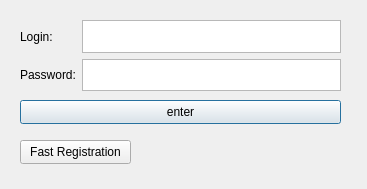
<?xml version="1.0" encoding="UTF-8"?>
<ui version="4.0">
 <class>Loging</class>
 <widget class="QDialog" name="Loging">
  <property name="geometry">
   <rect>
    <x>0</x>
    <y>0</y>
    <width>367</width>
    <height>189</height>
   </rect>
  </property>
  <property name="windowTitle">
   <string>Dialog</string>
  </property>
  <widget class="QPushButton" name="pushButton_Enter">
   <property name="geometry">
    <rect>
     <x>20</x>
     <y>100</y>
     <width>321</width>
     <height>24</height>
    </rect>
   </property>
   <property name="text">
    <string>enter</string>
   </property>
  </widget>
  <widget class="QPushButton" name="pushButton_Registration">
   <property name="geometry">
    <rect>
     <x>20</x>
     <y>140</y>
     <width>111</width>
     <height>24</height>
    </rect>
   </property>
   <property name="text">
    <string>Fast Registration</string>
   </property>
  </widget>
  <widget class="QWidget" name="">
   <property name="geometry">
    <rect>
     <x>20</x>
     <y>20</y>
     <width>321</width>
     <height>71</height>
    </rect>
   </property>
   <layout class="QHBoxLayout" name="horizontalLayout">
    <item>
     <layout class="QVBoxLayout" name="verticalLayout_2">
      <item>
       <widget class="QLabel" name="label_login">
        <property name="text">
         <string>Login:</string>
        </property>
       </widget>
      </item>
      <item>
       <widget class="QLabel" name="label_password">
        <property name="text">
         <string>Password:</string>
        </property>
       </widget>
      </item>
     </layout>
    </item>
    <item>
     <layout class="QVBoxLayout" name="verticalLayout">
      <item>
       <widget class="QTextEdit" name="textEdit_login"/>
      </item>
      <item>
       <widget class="QTextEdit" name="textEdit_password"/>
      </item>
     </layout>
    </item>
   </layout>
  </widget>
 </widget>
 <resources/>
 <connections/>
</ui>
